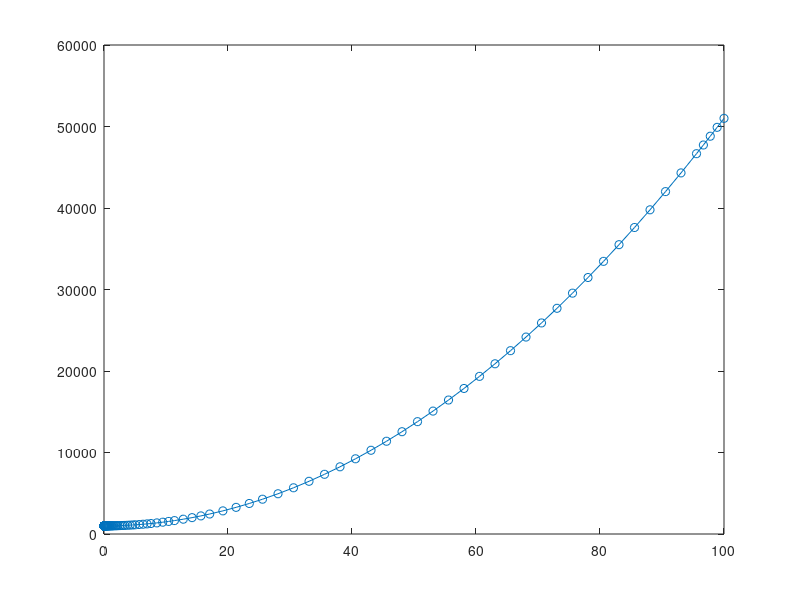

Here is the MATLAB script that generated this plot:
% dy/dt = 10t
% y0 = 1000
% time from 0 to 1000
% predict the value of y

% dx/dt = r*x

f1 = @(t,x) 10*t;

[t, y] = ode45(f1,[0 100],1000);

plot(t,y,"o-");






